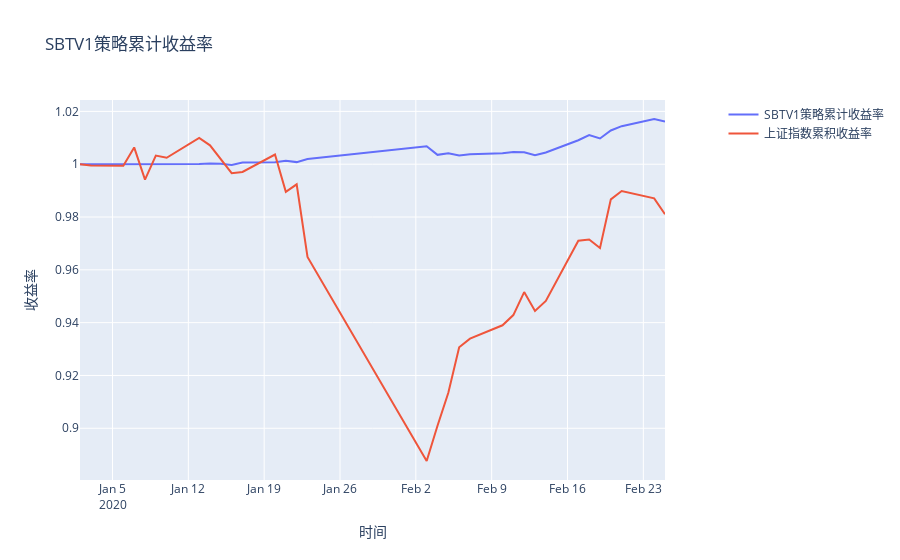

The notebook cell this image was saved under:
### Code cell
my_strat_plot = go.Scatter(
    x = track_record.index,
    y = track_record['sbtv1'],
    name = 'SBTV1策略累计收益率'
)
 
    
mkt_plot = go.Scatter(
    x = track_record.index,
    y = track_record['sh_mkt'],
    name = '上证指数累积收益率'
)
    
layout = dict(title = 'SBTV1策略累计收益率',
              xaxis = dict(title = '时间'), # 横轴坐标
              yaxis = dict(title = '收益率'), # 总轴坐标
              legend=dict(x=1.1,y=1) # 图例位置 
              )

data = [my_strat_plot, mkt_plot]

fig = dict(data=data, layout=layout)

py.iplot(fig)
